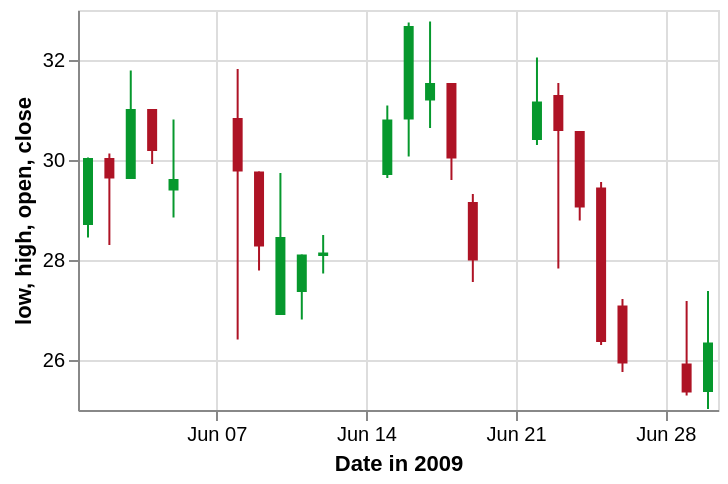

Describe this chart as a Vega-Lite specification.
### Vega specification from a JSON file in a GitHub repository (floating-point values rounded to 4 significant figures)
{"$schema": "https://vega.github.io/schema/vega/v5.json", "description": "A candlestick chart inspired by an example in Protovis (http://mbostock.github.io/protovis/ex/candlestick.html)", "background": "white", "padding": 5, "width": 320, "height": 200, "style": "cell", "data": [{"name": "source_0", "values": [{"date": "2009-06-01", "open": 28.7, "high": 30.05, "low": 28.45, "close": 30.04, "signal": "short", "ret": -4.894}, {"date": "2009-06-02", "open": 30.04, "high": 30.13, "low": 28.3, "close": 29.63, "signal": "short", "ret": -0.3226}, {"date": "2009-06-03", "open": 29.62, "high": 31.79, "low": 29.62, "close": 31.02, "signal": "short", "ret": 3.687}, {"date": "2009-06-04", "open": 31.02, "high": 31.02, "low": 29.92, "close": 30.18, "signal": "short", "ret": 4.51}, {"date": "2009-06-05", "open": 29.39, "high": 30.81, "low": 28.85, "close": 29.62, "signal": "short", "ret": 6.084}, {"date": "2009-06-08", "open": 30.84, "high": 31.82, "low": 26.41, "close": 29.77, "signal": "short", "ret": 1.254}, {"date": "2009-06-09", "open": 29.77, "high": 29.77, "low": 27.79, "close": 28.27, "signal": "short", "ret": -5.024}, {"date": "2009-06-10", "open": 26.9, "high": 29.74, "low": 26.9, "close": 28.46, "signal": "short", "ret": -5.466}, {"date": "2009-06-11", "open": 27.36, "high": 28.11, "low": 26.81, "close": 28.11, "signal": "short", "ret": -8.374}, {"date": "2009-06-12", "open": 28.08, "high": 28.5, "low": 27.73, "close": 28.15, "signal": "short", "ret": -5.528}, {"date": "2009-06-15", "open": 29.7, "high": 31.09, "low": 29.64, "close": 30.81, "signal": "long", "ret": 3.492}, {"date": "2009-06-16", "open": 30.81, "high": 32.75, "low": 30.07, "close": 32.68, "signal": "short", "ret": 0.155}, {"date": "2009-06-17", "open": 31.19, "high": 32.77, "low": 30.64, "close": 31.54, "signal": "short", "ret": 5.828}, {"date": "2009-06-18", "open": 31.54, "high": 31.54, "low": 29.6, "close": 30.03, "signal": "short", "ret": 8.176}, {"date": "2009-06-19", "open": 29.16, "high": 29.32, "low": 27.56, "close": 27.99, "signal": "short", "ret": 8.599}, {"date": "2009-06-22", "open": 30.4, "high": 32.05, "low": 30.3, "close": 31.17, "signal": "short", "ret": 15.49}, {"date": "2009-06-23", "open": 31.3, "high": 31.54, "low": 27.83, "close": 30.58, "signal": "short", "ret": 11.74}, {"date": "2009-06-24", "open": 30.58, "high": 30.58, "low": 28.79, "close": 29.05, "signal": "long", "ret": -10.42}, {"date": "2009-06-25", "open": 29.45, "high": 29.56, "low": 26.3, "close": 26.36, "signal": "long", "ret": 0}, {"date": "2009-06-26", "open": 27.09, "high": 27.22, "low": 25.76, "close": 25.93, "signal": "long", "ret": 0}, {"date": "2009-06-29", "open": 25.93, "high": 27.18, "low": 25.29, "close": 25.35, "signal": "long", "ret": 5.263}, {"date": "2009-06-30", "open": 25.36, "high": 27.38, "low": 25.02, "close": 26.35, "signal": "long", "ret": 6.738}]}, {"name": "data_0", "source": "source_0", "transform": [{"type": "formula", "expr": "timeParse(datum[\"date\"],'%Y-%m-%d')", "as": "date"}]}, {"name": "data_1", "source": "data_0", "transform": [{"type": "filter", "expr": "(isDate(datum[\"date\"]) || (isValid(datum[\"date\"]) && isFinite(+datum[\"date\"]))) && isValid(datum[\"low\"]) && isFinite(+datum[\"low\"])"}]}, {"name": "data_2", "source": "data_0", "transform": [{"type": "filter", "expr": "(isDate(datum[\"date\"]) || (isValid(datum[\"date\"]) && isFinite(+datum[\"date\"]))) && isValid(datum[\"open\"]) && isFinite(+datum[\"open\"])"}]}], "marks": [{"name": "layer_0_marks", "type": "rule", "style": ["rule"], "from": {"data": "data_1"}, "encode": {"update": {"stroke": [{"test": "datum.open < datum.close", "value": "#06982d"}, {"value": "#ae1325"}], "x": {"scale": "x", "field": "date"}, "y": [{"test": "!isValid(datum[\"low\"]) || !isFinite(+datum[\"low\"])", "field": {"group": "height"}}, {"scale": "y", "field": "low"}], "y2": [{"test": "!isValid(datum[\"high\"]) || !isFinite(+datum[\"high\"])", "field": {"group": "height"}}, {"scale": "y", "field": "high"}]}}}, {"name": "layer_1_marks", "type": "rect", "style": ["bar"], "from": {"data": "data_2"}, "encode": {"update": {"fill": [{"test": "datum.open < datum.close", "value": "#06982d"}, {"value": "#ae1325"}], "xc": {"scale": "x", "field": "date"}, "width": {"value": 5}, "y": [{"test": "!isValid(datum[\"open\"]) || !isFinite(+datum[\"open\"])", "field": {"group": "height"}}, {"scale": "y", "field": "open"}], "y2": [{"test": "!isValid(datum[\"close\"]) || !isFinite(+datum[\"close\"])", "field": {"group": "height"}}, {"scale": "y", "field": "close"}]}}}], "scales": [{"name": "x", "type": "time", "domain": {"fields": [{"data": "data_1", "field": "date"}, {"data": "data_2", "field": "date"}]}, "range": [0, {"signal": "width"}], "padding": 5}, {"name": "y", "type": "linear", "domain": {"fields": [{"data": "data_1", "field": "low"}, {"data": "data_1", "field": "high"}, {"data": "data_2", "field": "open"}, {"data": "data_2", "field": "close"}]}, "range": [{"signal": "height"}, 0], "zero": false, "nice": true}], "axes": [{"scale": "x", "orient": "bottom", "gridScale": "y", "grid": true, "tickCount": {"signal": "ceil(width/40)"}, "domain": false, "labels": false, "maxExtent": 0, "minExtent": 0, "ticks": false, "zindex": 0}, {"scale": "y", "orient": "left", "gridScale": "x", "grid": true, "tickCount": {"signal": "ceil(height/40)"}, "domain": false, "labels": false, "maxExtent": 0, "minExtent": 0, "ticks": false, "zindex": 0}, {"scale": "x", "orient": "bottom", "grid": false, "title": "Date in 2009", "labelFlush": true, "labelOverlap": true, "tickCount": {"signal": "ceil(width/40)"}, "zindex": 0}, {"scale": "y", "orient": "left", "grid": false, "title": "low, high, open, close", "labelOverlap": true, "tickCount": {"signal": "ceil(height/40)"}, "zindex": 0}]}
